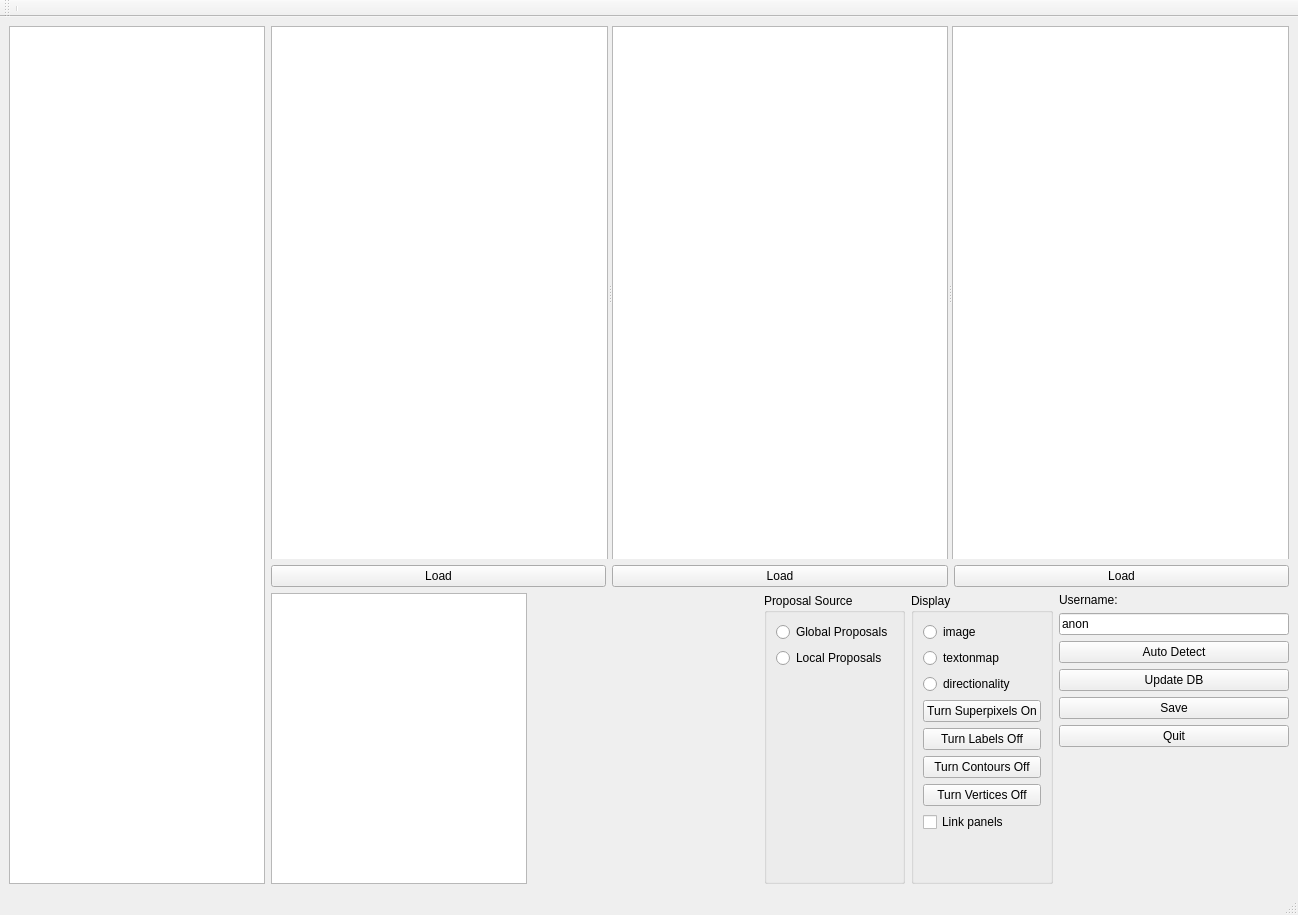
<?xml version="1.0" encoding="UTF-8"?>
<ui version="4.0">
 <class>BrainLabelingGui</class>
 <widget class="QMainWindow" name="BrainLabelingGui">
  <property name="geometry">
   <rect>
    <x>0</x>
    <y>0</y>
    <width>1298</width>
    <height>915</height>
   </rect>
  </property>
  <property name="sizePolicy">
   <sizepolicy hsizetype="MinimumExpanding" vsizetype="MinimumExpanding">
    <horstretch>0</horstretch>
    <verstretch>0</verstretch>
   </sizepolicy>
  </property>
  <property name="windowTitle">
   <string>BrainLabelingGui</string>
  </property>
  <widget class="QWidget" name="centralwidget">
   <property name="sizePolicy">
    <sizepolicy hsizetype="Ignored" vsizetype="Ignored">
     <horstretch>0</horstretch>
     <verstretch>0</verstretch>
    </sizepolicy>
   </property>
   <layout class="QGridLayout" name="gridLayout">
    <item row="0" column="0" rowspan="3">
     <widget class="QListWidget" name="thumbnail_list">
      <property name="sizePolicy">
       <sizepolicy hsizetype="Preferred" vsizetype="MinimumExpanding">
        <horstretch>0</horstretch>
        <verstretch>0</verstretch>
       </sizepolicy>
      </property>
      <property name="minimumSize">
       <size>
        <width>256</width>
        <height>773</height>
       </size>
      </property>
     </widget>
    </item>
    <item row="2" column="1">
     <layout class="QHBoxLayout" name="bottom_panel">
      <item>
       <widget class="QGraphicsView" name="graphicsView_navMap"/>
      </item>
      <item>
       <spacer name="horizontalSpacer">
        <property name="orientation">
         <enum>Qt::Horizontal</enum>
        </property>
        <property name="sizeHint" stdset="0">
         <size>
          <width>40</width>
          <height>20</height>
         </size>
        </property>
       </spacer>
      </item>
      <item>
       <widget class="QGroupBox" name="proposalSource_panel">
        <property name="sizePolicy">
         <sizepolicy hsizetype="Fixed" vsizetype="MinimumExpanding">
          <horstretch>0</horstretch>
          <verstretch>0</verstretch>
         </sizepolicy>
        </property>
        <property name="title">
         <string>Proposal Source</string>
        </property>
        <property name="flat">
         <bool>false</bool>
        </property>
        <layout class="QVBoxLayout" name="verticalLayout_2">
         <item>
          <widget class="QRadioButton" name="radioButton_globalProposal">
           <property name="text">
            <string>Global Proposals</string>
           </property>
          </widget>
         </item>
         <item alignment="Qt::AlignLeft">
          <widget class="QRadioButton" name="radioButton_localProposal">
           <property name="text">
            <string>Local Proposals</string>
           </property>
          </widget>
         </item>
         <item>
          <spacer name="verticalSpacer">
           <property name="orientation">
            <enum>Qt::Vertical</enum>
           </property>
           <property name="sizeHint" stdset="0">
            <size>
             <width>20</width>
             <height>40</height>
            </size>
           </property>
          </spacer>
         </item>
        </layout>
       </widget>
      </item>
      <item>
       <widget class="QGroupBox" name="displayOption_panel">
        <property name="sizePolicy">
         <sizepolicy hsizetype="Fixed" vsizetype="MinimumExpanding">
          <horstretch>0</horstretch>
          <verstretch>0</verstretch>
         </sizepolicy>
        </property>
        <property name="title">
         <string>Display</string>
        </property>
        <layout class="QVBoxLayout" name="verticalLayout_3">
         <item>
          <widget class="QRadioButton" name="img_radioButton">
           <property name="text">
            <string>image</string>
           </property>
          </widget>
         </item>
         <item>
          <widget class="QRadioButton" name="textonmap_radioButton">
           <property name="text">
            <string>textonmap</string>
           </property>
          </widget>
         </item>
         <item>
          <widget class="QRadioButton" name="dirmap_radioButton">
           <property name="text">
            <string>directionality</string>
           </property>
          </widget>
         </item>
         <item>
          <widget class="QPushButton" name="buttonSpOnOff">
           <property name="text">
            <string>Turn Superpixels On</string>
           </property>
          </widget>
         </item>
         <item>
          <widget class="QPushButton" name="button_labelsOnOff">
           <property name="text">
            <string>Turn Labels Off</string>
           </property>
          </widget>
         </item>
         <item>
          <widget class="QPushButton" name="button_contoursOnOff">
           <property name="text">
            <string>Turn Contours Off</string>
           </property>
          </widget>
         </item>
         <item>
          <widget class="QPushButton" name="button_verticesOnOff">
           <property name="text">
            <string>Turn Vertices Off</string>
           </property>
          </widget>
         </item>
         <item>
          <widget class="QCheckBox" name="checkBox_linkPanels">
           <property name="text">
            <string>Link panels</string>
           </property>
          </widget>
         </item>
         <item>
          <spacer name="verticalSpacer_2">
           <property name="orientation">
            <enum>Qt::Vertical</enum>
           </property>
           <property name="sizeHint" stdset="0">
            <size>
             <width>20</width>
             <height>40</height>
            </size>
           </property>
          </spacer>
         </item>
        </layout>
       </widget>
      </item>
      <item>
       <layout class="QVBoxLayout" name="verticalLayout">
        <property name="sizeConstraint">
         <enum>QLayout::SetMinAndMaxSize</enum>
        </property>
        <item>
         <widget class="QLabel" name="label">
          <property name="text">
           <string>Username:</string>
          </property>
         </widget>
        </item>
        <item>
         <widget class="QLineEdit" name="lineEdit_username">
          <property name="text">
           <string>anon</string>
          </property>
         </widget>
        </item>
        <item>
         <widget class="QPushButton" name="button_autoDetect">
          <property name="text">
           <string>Auto Detect</string>
          </property>
         </widget>
        </item>
        <item>
         <widget class="QPushButton" name="button_updateDB">
          <property name="text">
           <string>Update DB</string>
          </property>
         </widget>
        </item>
        <item>
         <widget class="QPushButton" name="button_saveLabeling">
          <property name="text">
           <string>Save</string>
          </property>
         </widget>
        </item>
        <item>
         <widget class="QPushButton" name="button_quit">
          <property name="text">
           <string>Quit</string>
          </property>
         </widget>
        </item>
        <item>
         <spacer name="verticalSpacer_3">
          <property name="orientation">
           <enum>Qt::Vertical</enum>
          </property>
          <property name="sizeHint" stdset="0">
           <size>
            <width>20</width>
            <height>40</height>
           </size>
          </property>
         </spacer>
        </item>
       </layout>
      </item>
     </layout>
    </item>
    <item row="1" column="1">
     <layout class="QHBoxLayout" name="horizontalLayout">
      <item>
       <widget class="QPushButton" name="button_loadLabelingSec3">
        <property name="text">
         <string>Load</string>
        </property>
       </widget>
      </item>
      <item>
       <widget class="QPushButton" name="button_loadLabelingSec1">
        <property name="text">
         <string>Load</string>
        </property>
       </widget>
      </item>
      <item>
       <widget class="QPushButton" name="button_loadLabelingSec2">
        <property name="text">
         <string>Load</string>
        </property>
       </widget>
      </item>
     </layout>
    </item>
    <item row="0" column="1">
     <widget class="QSplitter" name="splitter">
      <property name="orientation">
       <enum>Qt::Horizontal</enum>
      </property>
      <widget class="QGraphicsView" name="section3_gview">
       <property name="minimumSize">
        <size>
         <width>333</width>
         <height>1000</height>
        </size>
       </property>
      </widget>
      <widget class="QGraphicsView" name="section1_gview">
       <property name="minimumSize">
        <size>
         <width>333</width>
         <height>1000</height>
        </size>
       </property>
      </widget>
      <widget class="QGraphicsView" name="section2_gview">
       <property name="minimumSize">
        <size>
         <width>333</width>
         <height>1000</height>
        </size>
       </property>
      </widget>
     </widget>
    </item>
   </layout>
  </widget>
  <widget class="QStatusBar" name="statusbar"/>
  <widget class="QMenuBar" name="menubar">
   <property name="geometry">
    <rect>
     <x>0</x>
     <y>0</y>
     <width>1298</width>
     <height>25</height>
    </rect>
   </property>
  </widget>
  <widget class="QToolBar" name="toolBar">
   <property name="windowTitle">
    <string>toolBar</string>
   </property>
   <attribute name="toolBarArea">
    <enum>TopToolBarArea</enum>
   </attribute>
   <attribute name="toolBarBreak">
    <bool>false</bool>
   </attribute>
   <addaction name="separator"/>
  </widget>
 </widget>
 <resources/>
 <connections/>
</ui>
